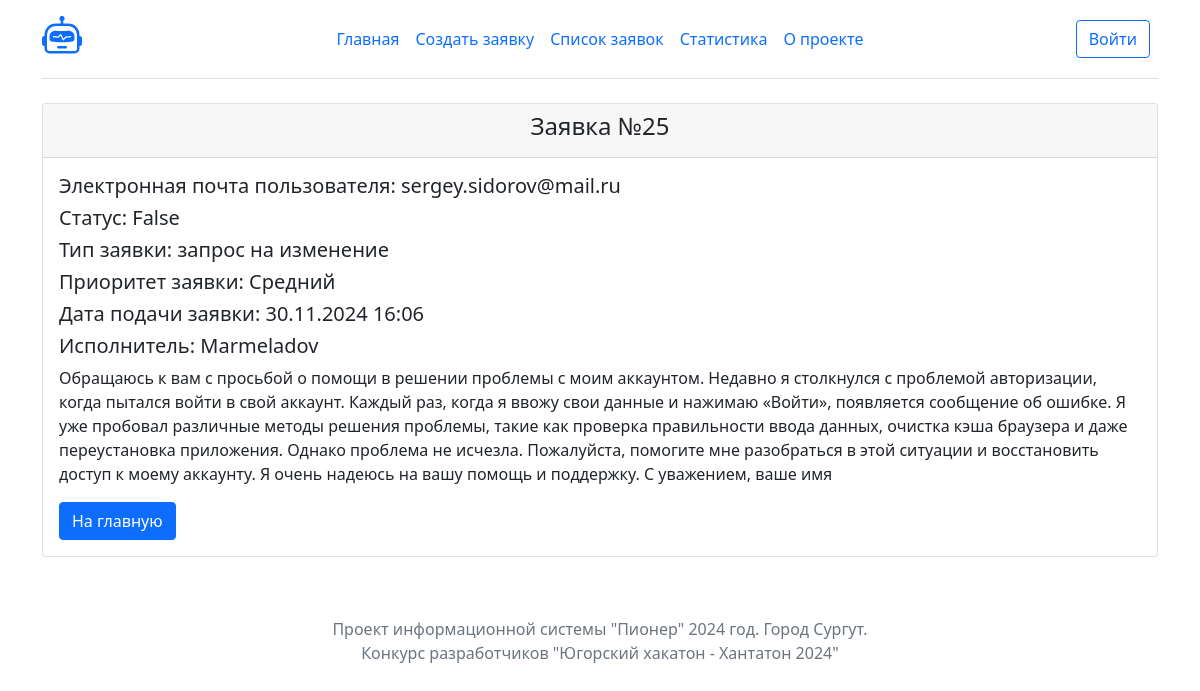
The page /task/25/ on the database its author committed.
### tasks/models.py (models this page shows, shortened)
class Task(models.Model):
    title = models.CharField(max_length=1024, null=True)
    message = models.TextField()
    authors = models.CharField(max_length=1024)
    contractor = models.ForeignKey(User, on_delete=models.CASCADE, null=True)
    created = models.DateTimeField("date published", auto_now_add= True)
    closed = models.BooleanField(default=False)
    typetask = models.ForeignKey(TypeTask, on_delete=models.CASCADE, null=True)
    priority = models.ForeignKey(Priority, on_delete=models.CASCADE, null=True)

class TypeTask(models.Model):
    type = models.CharField(max_length=50, null=True)
    def __str__(self):
        return self.type

class Priority(models.Model):
    level = models.CharField(max_length=50, null=True)
    def __str__(self):
        return self.level

### tasks/views.py (the view)
# urls.py: path("task/<int:task_id>/", views.task_info, name="task_info"),
def task_info(request, task_id):
    task = Task.objects.get(id=task_id)
    return render(request, 'tasks/task_info.html', {'task': task})

### tasks/templates/tasks/task_info.html
{% extends "tasks/base.html" %}
{% block content %}
    <div class="container">
        <div class="row">
            <div class="col-lg-12">
                <div class="card">
                    <div class="card-header">
                    <h4 class="text-center text">Заявка №{{ task.pk }}</h4>
                    </div>
                    <div class="card-body">
                        <h5 class="card-title">Электронная почта пользователя: {{ task.authors }}</h5>
                        <h5 class="card-title">Статус: {{ task.closed }}</h5>
                        <h5 class="card-title">Тип заявки: {{ task.typetask }}</h5>
                        <h5 class="card-title">Приоритет заявки: {{ task.priority }}</h5>
                        <h5 class="card-title">Дата подачи заявки: {{ task.created|date:'d.m.Y H:i' }}</h5>
                        <h5 class="card-title">Исполнитель: {{ task.contractor }}</h5>
                        <p class="card-text">{{ task.message }}</p>
                        <a href="/" class="btn btn-primary">На главную</a>
                    </div>
                </div>
            </div>
        </div>
    </div>
{% endblock %}

### rows shown on the page
Task: pk "25", authors "sergey.sidorov@mail.ru", closed "False", typetask "запрос на изменение", priority "Средний", created "30.11.2024 16:06", contractor "Marmeladov", message "Обращаюсь к вам с просьбой о помощи в решении проблемы с моим аккаунтом. Недавно я столкнулся с проблемой авторизации, когда пытался войти в свой аккаунт. Каждый раз, когда я ввожу свои данные и нажимаю «Войти», появляется сообщение об ошибке. Я уже пробовал различные методы решения проблемы, такие как проверка правильности ввода данных, очистка кэша браузера и даже переустановка приложения. Однако проблема не исчезла. Пожалуйста, помогите мне разобраться в этой ситуации и восстановить доступ к моему аккаунту. Я очень надеюсь на вашу помощь и поддержку. С уважением, ваше имя"
